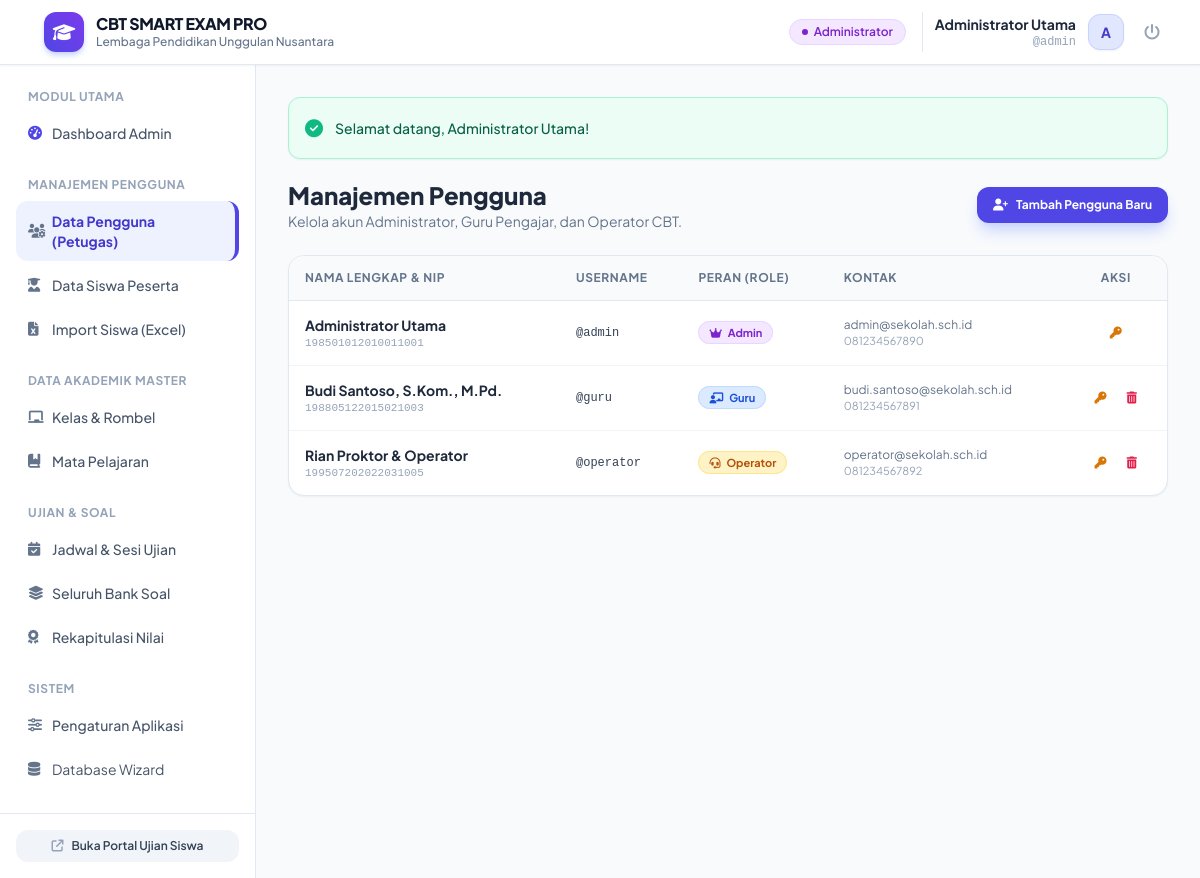
The page /admin/users.php (signed in) on the database its author committed.
### tables this page shows
CREATE TABLE `users` (
  `id` INT AUTO_INCREMENT PRIMARY KEY,
  `username` VARCHAR(50) NOT NULL UNIQUE,
  `password` VARCHAR(255) NOT NULL,
  `full_name` VARCHAR(150) NOT NULL,
  `role` ENUM('admin', 'guru', 'operator') NOT NULL DEFAULT 'guru',
  `nip` VARCHAR(50) NULL,
  `email` VARCHAR(100) NULL,
  `phone` VARCHAR(25) NULL,
  `status` ENUM('active', 'inactive') NOT NULL DEFAULT 'active',
  `created_at` TIMESTAMP DEFAULT CURRENT_TIMESTAMP
);

### app/Auth.php (called while the page is built, shortened)
<?php
require_once __DIR__ . '/helpers.php';
class Auth {
    public static function check(): bool {
        return isset($_SESSION['user_id']) && $_SESSION['user_type'] === 'staff';
    }
    public static function user(): ?array {
        return [
            'id' => $_SESSION['user_id'],
            'username' => $_SESSION['username'],
            'full_name' => $_SESSION['full_name'],
            'role' => $_SESSION['role'],
        ];
    }
    public static function role(): string {
        return $_SESSION['role'] ?? '';
    }
}

### admin/users.php (the view, shortened to what this page needs)
<?php
require_once __DIR__ . '/../app/helpers.php';
require_once __DIR__ . '/../app/Auth.php';
$pdo = Database::getConnection();
$users = $pdo->query("SELECT * FROM users ORDER BY role ASC, full_name ASC")->fetchAll();
require_once __DIR__ . '/../includes/header.php';
?>
<div class="space-y-6">
    <div class="flex flex-col sm:flex-row sm:items-center justify-between gap-4">
        <div>
            <h1 class="text-2xl font-black text-slate-800">Manajemen Pengguna</h1>
            <p class="text-sm text-slate-500">Kelola akun Administrator, Guru Pengajar, dan Operator CBT.</p>
        </div>
        <button onclick="document.getElementById('modalAddUser').classList.remove('hidden')" class="inline-flex items-center px-4 py-2.5 bg-indigo-600 hover:bg-indigo-700 text-white font-bold rounded-xl text-xs shadow-lg shadow-indigo-200 transition">
            <i class="fa-solid fa-user-plus mr-2"></i> Tambah Pengguna Baru
        </button>
    </div>
    <div class="bg-white rounded-2xl border border-slate-200 shadow-sm overflow-hidden">
        <div class="overflow-x-auto">
            <table class="w-full text-left text-xs">
                <thead>
                    <tr class="bg-slate-50 text-slate-500 uppercase tracking-wider font-semibold border-b border-slate-200">
                        <th class="py-3.5 px-4">Nama Lengkap & NIP</th>
                        <th class="py-3.5 px-4">Username</th>
                        <th class="py-3.5 px-4">Peran (Role)</th>
                        <th class="py-3.5 px-4">Kontak</th>
                        <th class="py-3.5 px-4 text-center">Aksi</th>
                    </tr>
                </thead>
                <tbody class="divide-y divide-slate-100">
                    <?php foreach ($users as $u): ?>
                        <tr class="hover:bg-slate-50/80 transition">
                            <td class="py-3.5 px-4">
                                <div class="font-bold text-slate-800 text-sm"><?= e($u['full_name']) ?></div>
                                <div class="text-slate-400 font-mono text-[11px]"><?= e($u['nip'] ?: 'NIP: -') ?></div>
                            </td>
                            <td class="py-3.5 px-4 font-mono font-medium text-slate-700">
                                @<?= e($u['username']) ?>
                            </td>
                            <td class="py-3.5 px-4">
                                <?php if ($u['role'] === 'admin'): ?>
                                    <span class="px-2.5 py-1 rounded-full text-[11px] font-bold bg-purple-100 text-purple-700 border border-purple-200">
                                        <i class="fa-solid fa-crown mr-1"></i> Admin
                                    </span>
                                <?php elseif ($u['role'] === 'guru'): ?>
                                    <span class="px-2.5 py-1 rounded-full text-[11px] font-bold bg-blue-100 text-blue-700 border border-blue-200">
                                        <i class="fa-solid fa-chalkboard-user mr-1"></i> Guru
                                    </span>
                                <?php else: ?>
                                    <span class="px-2.5 py-1 rounded-full text-[11px] font-bold bg-amber-100 text-amber-700 border border-amber-200">
                                        <i class="fa-solid fa-headset mr-1"></i> Operator
                                    </span>
                                <?php endif; ?>
                            </td>
                            <td class="py-3.5 px-4 text-slate-500">
                                <div><?= e($u['email'] ?: '-') ?></div>
                                <div class="text-[11px] text-slate-400"><?= e($u['phone'] ?: '') ?></div>
                            </td>
                            <td class="py-3.5 px-4 text-center">
                                <div class="inline-flex items-center space-x-2">
                                    <button onclick="promptResetPassword(<?= $u['id'] ?>, '<?= e($u['username']) ?>')" title="Reset Password" class="p-1.5 text-amber-600 hover:bg-amber-50 rounded-lg transition">
                                        <i class="fa-solid fa-key"></i>
                                    </button>
                                    <?php if ($u['id'] !== Auth::user()['id']): ?>
                                        <form method="POST" action="" onsubmit="return confirm('Apakah Anda yakin ingin menghapus pengguna ini?');" class="inline">
                                            <button type="submit" title="Hapus Pengguna" class="p-1.5 text-rose-600 hover:bg-rose-50 rounded-lg transition">
                                                <i class="fa-solid fa-trash-can"></i>
                                            </button>
                                        </form>
                                    <?php endif; ?>
                                </div>
                            </td>
                        </tr>
                    <?php endforeach; ?>
                </tbody>
            </table>
        </div>
    </div>
</div>
<?php require_once __DIR__ . '/../includes/footer.php'; ?>

### includes/header.php (shortened to what this page needs)
<?php
require_once __DIR__ . '/../app/helpers.php';
require_once __DIR__ . '/../app/Auth.php';
$currentUser = Auth::user();
$currentRole = Auth::role();
$schoolName = get_setting('school_name', APP_INSTITUTION);
$appTitle = get_setting('app_title', APP_NAME);
$roleBadges = [
    'admin' => ['label' => 'Administrator', 'class' => 'bg-purple-100 text-purple-700 border-purple-200'],
    'guru' => ['label' => 'Guru Pengajar', 'class' => 'bg-blue-100 text-blue-700 border-blue-200'],
    'operator' => ['label' => 'Proktor / Operator', 'class' => 'bg-amber-100 text-amber-700 border-amber-200'],
];
$badge = $roleBadges[$currentRole] ?? ['label' => ucfirst($currentRole), 'class' => 'bg-slate-100 text-slate-700'];
?>
<!DOCTYPE html>
<html lang="id">
<head>
    <script src="https://cdn.tailwindcss.com"></script>
    <link rel="stylesheet" href="https://cdnjs.cloudflare.com/ajax/libs/font-awesome/6.4.0/css/all.min.css">
</head>
<body class="bg-slate-50 text-slate-800 antialiased min-h-screen flex flex-col">
    <header class="bg-white border-b border-slate-200 sticky top-0 z-30 shadow-sm">
        <div class="px-4 sm:px-6 lg:px-8 flex items-center justify-between h-16">
            <div class="flex items-center space-x-3">
                <a href="<?= BASE_URL ?>/" class="flex items-center space-x-3">
                    <div class="w-10 h-10 rounded-xl bg-gradient-to-tr from-indigo-600 to-violet-600 flex items-center justify-center text-white shadow-md shadow-indigo-200">
                        <i class="fa-solid fa-graduation-cap text-lg"></i>
                    </div>
                    <div>
                        <div class="font-extrabold text-slate-900 leading-tight text-base tracking-tight"><?= e($appTitle) ?></div>
                        <div class="text-xs text-slate-500 font-medium"><?= e($schoolName) ?></div>
                    </div>
                </a>
            </div>
            <div class="flex items-center space-x-3 sm:space-x-4">
                <span class="hidden sm:inline-flex items-center px-3 py-1 rounded-full text-xs font-semibold border <?= $badge['class'] ?>">
                    <span class="w-1.5 h-1.5 rounded-full bg-current mr-1.5"></span>
                    <?= $badge['label'] ?>
                </span>
                <div class="relative">
                    <div class="flex items-center space-x-3 pl-3 border-l border-slate-200">
                        <div class="text-right hidden sm:block">
                            <div class="text-sm font-bold text-slate-800"><?= e($currentUser['full_name'] ?? 'Pengguna') ?></div>
                            <div class="text-xs text-slate-400 font-mono">@<?= e($currentUser['username'] ?? '') ?></div>
                        </div>
                        <div class="w-9 h-9 rounded-xl bg-indigo-100 text-indigo-700 font-bold flex items-center justify-center text-sm border border-indigo-200 shadow-sm">
                            <?= strtoupper(substr($currentUser['full_name'] ?? 'U', 0, 1)) ?>
                        </div>
                        <a href="<?= BASE_URL ?>/logout.php" title="Keluar" class="p-2 text-slate-400 hover:text-rose-600 hover:bg-rose-50 rounded-lg transition" onclick="return confirm('Apakah Anda yakin ingin logout?')">
                            <i class="fa-solid fa-power-off text-base"></i>
                        </a>
                    </div>
                </div>
            </div>
        </div>
    </header>
    <div class="flex-1 flex overflow-hidden">
        <?php require_once __DIR__ . '/sidebar.php'; ?>
        <main class="flex-1 overflow-y-auto bg-slate-50 p-4 sm:p-6 lg:p-8">
            <div class="max-w-7xl mx-auto">

### includes/header.php (style rules this page uses)
body { font-family: 'Plus Jakarta Sans', sans-serif; }

### rows shown on the page
users: full_name "Administrator Utama", username "admin", full_name "A", nip "198501012010011001", role "admin" (drawn), email "admin@sekolah.sch.id", phone "081234567890"
users: full_name "Budi Santoso, S.Kom., M.Pd.", nip "198805122015021003", username "guru", role "guru" (drawn), email "budi.santoso@sekolah.sch.id", phone "081234567891"
users: full_name "Rian Proktor & Operator", nip "199507202022031005", username "operator", role "operator" (drawn), email "operator@sekolah.sch.id", phone "081234567892"

### other values the page prints
$appTitle "CBT SMART EXAM PRO"
$schoolName "Lembaga Pendidikan Unggulan Nusantara"
$badge['label'] "Administrator"
$flash['message'] "Selamat datang, Administrator Utama!"
